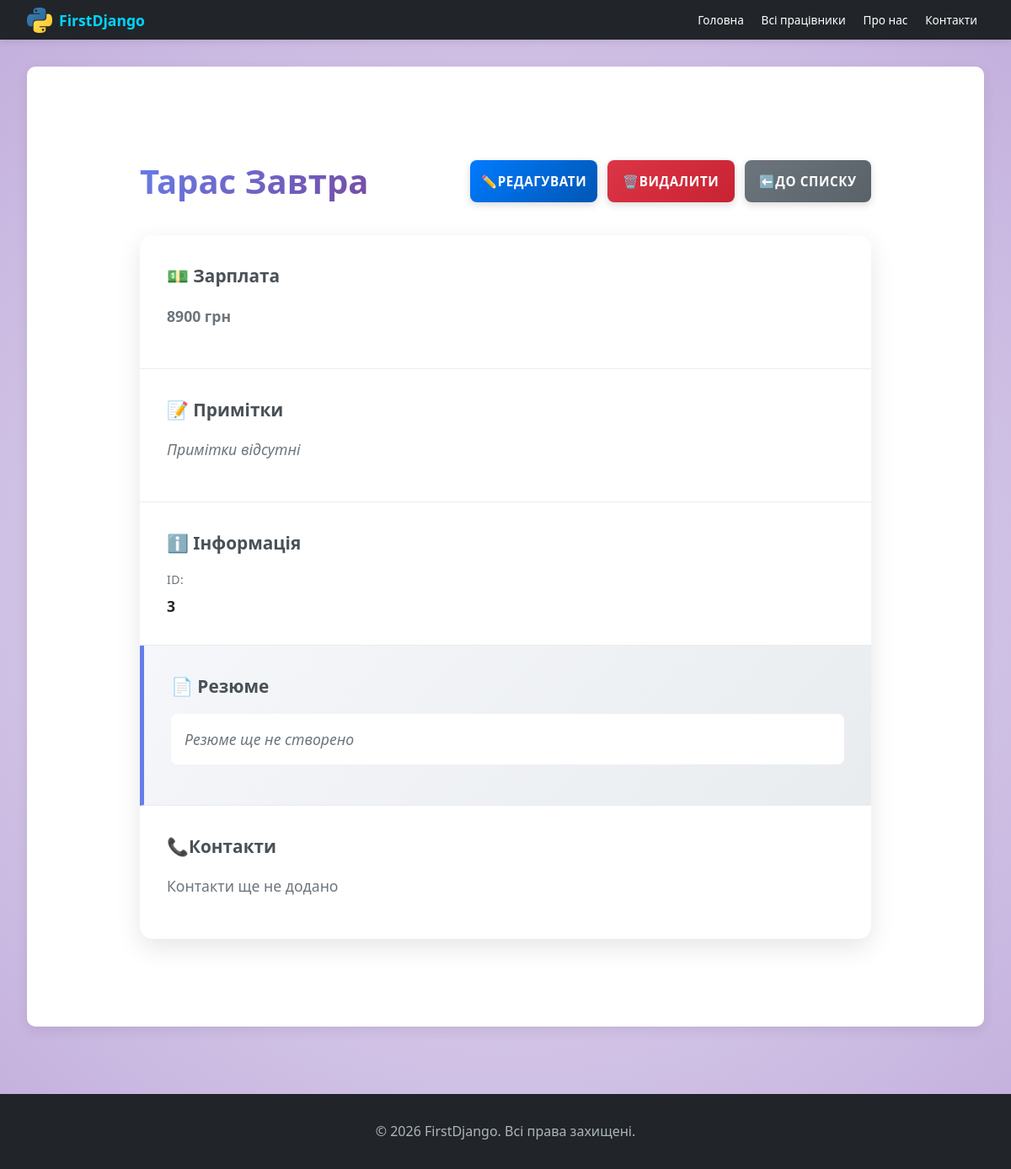
/workers/3/, run on an earlier commit of the app's database.
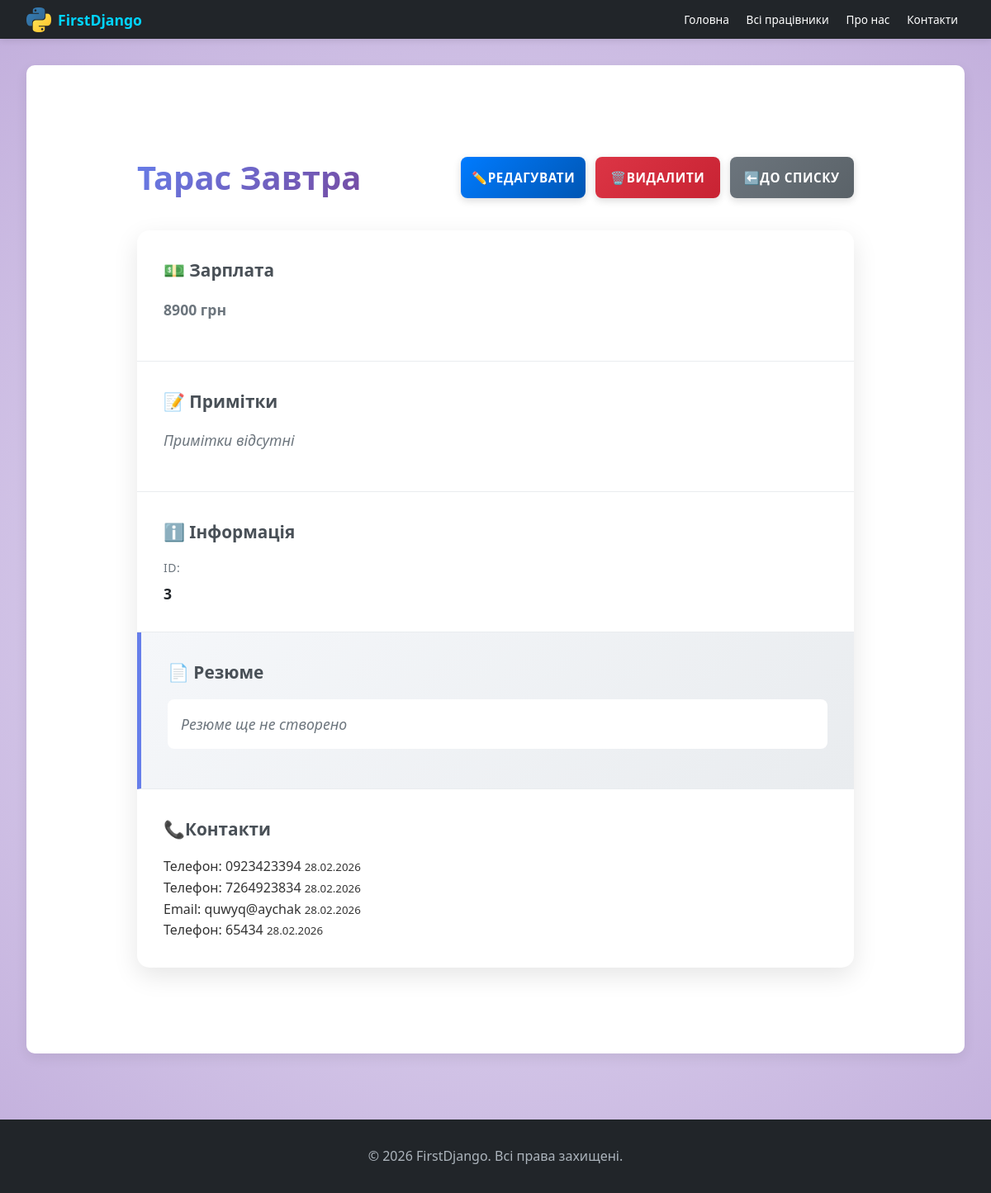
And on a later commit of the database.
### workers/models.py (models this page shows, shortened)
class Worker(models.Model):
    name = models.CharField(max_length=50, blank=False, null=False)
    salary = models.IntegerField(default=0)
    notes = models.TextField(blank=True, null=True)
    owner = models.ForeignKey(User, on_delete=models.CASCADE, related_name='workers', null=True, blank=True)
    photo = models.ImageField(upload_to='workers/photos/', blank=True, null=True, verbose_name='Фото')

class Contact(models.Model):
    CONTACT_TYPE_CHOICES = [('email', 'Email'), ('phone', 'Телефон'), ('telegram', 'Telegram'),
                            ]
    worker = models.ForeignKey(Worker, on_delete=models.CASCADE, related_name='contacts')
    type = models.CharField(max_length=20, choices=CONTACT_TYPE_CHOICES)
    value = models.CharField(max_length=100)
    created_at = models.DateTimeField(auto_now_add=True)
    class Meta:
        verbose_name = 'Контакт'
        verbose_name_plural = 'Контакти'

### workers/views.py (the view)
# urls.py: path('<int:pk>/', WorkerDetailView.as_view(), name='worker_detail'),
class WorkerDetailView(DetailView):
    model = Worker
    template_name = 'workers/worker_detail.html'
    context_object_name = 'worker'
    login_url = '/login/'
    def get_context_data(self, **kwargs):
        context = super().get_context_data(**kwargs)
        context['title'] = f'Деталі: {self.object.name}'
        return context

### workers/context_procesors.py (called while the page is built)
def worker_count(request):
    context = {
        'worker_count': Worker.objects.count()
    }
    return context

### workers/templates/workers/worker_detail.html (shortened to what this page needs)
{% extends 'main/base.html' %}
{% load static %}
{% block extra_css %}
    <link rel="stylesheet" href="{% static 'main/css/index.css' %}?v=2">
    <link rel="stylesheet" href="{% static 'workers/css/worker-detail.css' %}?v=1">
    <link rel="stylesheet" href="{% static 'workers/css/resume.css' %}?v=1">
{% endblock %}
{% block content %}
    <div class="worker-detail-container">
        <div class="detail-header">
            <h1>{{ worker.name }}</h1>
            <div class="header-actions">
                {% if user.is_superuser or user.id == worker.owner.id %}
                    <a href="{% url 'edit_worker' worker.pk %}" class="btn btn-edit">✏️Редагувати</a>
                    <a href="{% url 'delete_worker' worker.pk %}" class="btn btn-delete">🗑️Видалити</a>
                {% endif %}
                <a href="{% url 'all_workers' %}" class="btn btn-secondary">⬅️До списку</a>
            </div>
        </div>
        <div class="detail-card">
            <div class="detail-section">
                <h3>💵 Зарплата</h3>
                <p class="salary-amount">{{ worker.salary }} грн</p>
            </div>
            {% if worker.notes %}
                <div class="detail-section">
                    <h3>📝 Примітки</h3>
                    <p class="notes-text">{{ worker.notes }}</p>
                </div>
            {% else %}
                <div class="detail-section">
                    <h3>📝 Примітки</h3>
                    <p class="no-notes">Примітки відсутні</p>
                </div>
            {% endif %}
            <div class="detail-section">
                <h3>ℹ️ Інформація</h3>
                <div class="info-grid">
                    <div class="info-item">
                        <span class="info-label">ID:</span>
                        <span class="info-value">{{ worker.id }}</span>
                    </div>
                </div>
            </div>
            {% if worker.resume %}
                <div class="detail-section resume-section">
                    <h3>📄 Резюме</h3>
                    <div class="resume-content">
                        <p class="resume-date">Дата створення: <strong>{{ worker.resume.date_created|date:"d.m.Y" }}</strong></p>
                        <div class="resume-description">
                            <p>{{ worker.resume.discription }}</p>
                        </div>
                        {% if user.is_superuser %}
                            <div class="resume-actions">
                                <a href="{% url 'edit_resume' worker.resume.pk %}" class="btn btn-edit">✏️Редагувати резюме</a>
                                <a href="{% url 'delete_resume' worker.resume.pk %}" class="btn btn-delete">🗑️Видалити резюме</a>
                            </div>
                        {% endif %}
                    </div>
                </div>
            {% else %}
                <div class="detail-section resume-section">
                    <h3>📄 Резюме</h3>
                    <p class="no-resume">Резюме ще не створено</p>
                </div>
            {% endif %}
            <div class="detail-section contacts-section">
                <h3>📞Контакти</h3>
                {% if worker.contacts.all %}
                    <div class="contacts-list">
                        {% for contact in worker.contacts.all %}
                            <div class="contact-item">
                                <span class="contact-type">{{ contact.get_type_display }}:</span>
                                <span class="contact-value">{{ contact.value }}</span>
                                <small class="contact-date">{{ contact.created_at|date:"d.m.Y" }}</small>
                            </div>
                        {% endfor %}
                    </div>
                {% else %}
                    <p class="no-contacts">Контакти ще не додано</p>
                {% endif %}
            </div>
        </div>
    </div>
{% endblock %}

### main/templates/main/base.html (shortened to what this page needs)
{% load static %}
<!DOCTYPE html>
<html lang="uk">
<head>
    <link rel ="stylesheet" href="{% static 'main/css/base.css' %}">
    <link rel ="stylesheet" href="{% static 'main/css/buttons.css' %}?v=1">
    {% block extra_css %}
    {% endblock %}
</head>
<body>
    <nav class="navbar">
        <div class="nav-container">
            <a href="{% url 'index' %}" class="nav-logo">
                <img src="{% static 'main/img/Python-logo.png' %}" width="30" alt="FirstDjango" class="logo-image">
                <span class="logo-text">FirstDjango</span>
            </a>
            <div class="nav-links">
                <a class="nav-link" href="{% url 'index' %}">Головна</a>
                <a class="nav-link" href="{% url 'all_workers' %}">Всі працівники</a>
                <a class="nav-link" href="{% url 'about' %}">Про нас</a>
                <a class="nav-link" href="#">Контакти</a>
            </div>
        </div>
    </nav>
     <main class="main-content">
        <div class="content-box">
             {% block content %}
             {% endblock %}
        </div>
     </main>
     <footer class="footer">
        <p>&copy; 2026 FirstDjango. Всі права захищені.</p>
     </footer>
</body>
</html>

### main/static/main/css/base.css (style rules this page uses)
* { margin: 0; padding: 0; box-sizing: border-box; }
body { font-family: 'Segoe UI', Tahoma, Geneva, Verdana, sans-serif; background-color: #f8f9fa; background-image: radial-gradient(circle at center, rgba(180, 180, 180, 0.5) 0%, rgba(170, 140, 210, 0.5) 60%, rgba(140, 100, 190, 0.5) 100%); background-attachment: fixed; color: #333; line-height: 1.6; display: flex; flex-direction: column; min-height: 100vh; }
.navbar { background-color: #212529; padding: 0.5rem 1.5rem; box-shadow: 0 2px 8px rgba(0,0,0,0.1); position: sticky; top: 0; z-index: 100; }
.nav-container { max-width: 1400px; margin: 0 auto; display: flex; justify-content: space-between; align-items: center; flex-wrap: nowrap; }
.nav-logo { display: flex; align-items: center; gap: 0.5rem; text-decoration: none; transition: transform 0.3s ease; flex-shrink: 0; }
.logo-image { height: 35px; width: auto; display: block; }
.logo-text { color: #00d4ff; font-size: 1.3rem; font-weight: bold; white-space: nowrap; }
.nav-links { display: flex; gap: 0.5rem; list-style: none; align-items: center; flex-wrap: nowrap; }
.nav-link { color: #ffffff; text-decoration: none; padding: 0.4rem 0.75rem; border-radius: 5px; transition: all 0.3s ease; font-weight: 500; font-size: 0.9rem; white-space: nowrap; }
.main-content { flex: 1; max-width: 1200px; margin: 0 auto; width: 100%; padding: 2rem; }
.content-box { background: white; padding: 2.5rem; border-radius: 10px; box-shadow: 0 5px 15px rgba(0,0,0,0.08); }
.content-box h1 { color: #212529; margin-bottom: 1.5rem; font-size: 2.5rem; }
.content-box p { color: #6c757d; margin-bottom: 1rem; font-size: 1.1rem; }
.footer { background-color: #212529; color: #ffffff; text-align: center; padding: 2rem; margin-top: 3rem; }
.footer p { color: #adb5bd; margin: 0; }
@media (max-width: 1200px) { .nav-container { max-width: 100%; padding: 0 0.5rem; } }
@media (max-width: 1200px) { .nav-links { gap: 0.3rem; } }
@media (max-width: 1200px) { .nav-link { padding: 0.3rem 0.5rem; font-size: 0.85rem; } }
@media (max-width: 1200px) { .logo-text { font-size: 1.1rem; } }
@media (max-width: 1200px) { .logo-image { height: 30px; } }
.btn { padding: 0.75rem 1.5rem; border: none; border-radius: 5px; font-size: 1rem; font-weight: 600; cursor: pointer; text-decoration: none; display: inline-block; text-align: center; transition: all 0.3s ease; }
.btn-secondary { background-color: #6c757d; color: white; }

### main/static/main/css/buttons.css (style rules this page uses)
.btn { display: inline-block; padding: 12px 28px; font-size: 15px; font-weight: 600; text-align: center; text-decoration: none; border: none; border-radius: 8px; cursor: pointer; transition: all 0.3s ease; font-family: 'Segoe UI', Tahoma, Geneva, Verdana, sans-serif; position: relative; overflow: hidden; box-shadow: 0 4px 12px rgba(0, 0, 0, 0.15); }
.btn::before { content: ''; position: absolute; top: 0; left: -100%; width: 100%; height: 100%; background: linear-gradient(90deg, transparent, rgba(255, 255, 255, 0.3), transparent); transition: left 0.5s ease; }
.btn-secondary { background: linear-gradient(135deg, #6c757d 0%, #5a6268 100%); color: white; box-shadow: 0 4px 15px rgba(108, 117, 125, 0.3); }
.btn-edit { background: linear-gradient(135deg, #ffc107 0%, #ff9800 100%); color: #212529; box-shadow: 0 4px 15px rgba(255, 193, 7, 0.3); }
.btn-delete { background: linear-gradient(135deg, #dc3545 0%, #c82333 100%); color: white; box-shadow: 0 4px 15px rgba(220, 53, 69, 0.3); }

### workers/static/workers/css/resume.css (style rules this page uses)
.resume-section { background: linear-gradient(135deg, #f5f7fa 0%, #e9ecef 100%); border-left: 5px solid #667eea; }
.no-resume { color: #6c757d; font-style: italic; padding: 1rem; background: white; border-radius: 8px; margin: 0; }

What changed in the data, as far as the page shows it:
added Contact: type "Телефон", value "0923423394", created_at "28.02.2026"
added Contact: type "Телефон", value "7264923834", created_at "28.02.2026"
added Contact: type "Email", value "quwyq@aychak", created_at "28.02.2026"
added Contact: type "Телефон", value "65434", created_at "28.02.2026"
Also different on the page:
text no longer shown: "Контакти ще не додано"
